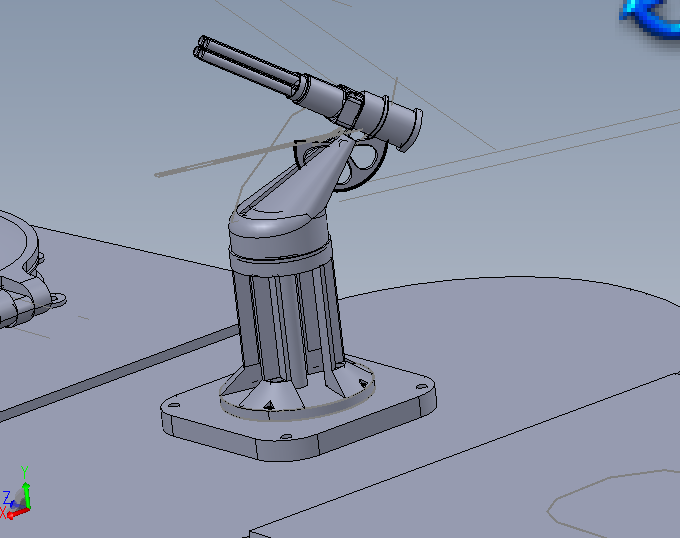
//> input picture turret.png, 680 x 538 px
$ ./SimpleImageTestIplImage   (built with g++ and OpenCV 4)
//> lines starting //> are read from the running program, lines starting //| are printed output that depends on the picture; after the words box and inside, x2 and y2 are one past the last pixel; in counts of white or black regions, pixels touching at a corner belong together

#include <cstdio>
#include <string>
#include <opencv/highgui.h>
#include <iostream>

using namespace cv;
using namespace std;


int main(int argc, char ** argv)
{

	IplImage * SignalImage = 0;
	IplImage * Circle = 0;
	IplImage * Rectangle = 0;
	//IplImage * Rectangle[10];
	int CalibCircleRadius = 40;
	// Load the image from file
	SignalImage = cvLoadImage("turret.png", CV_LOAD_IMAGE_UNCHANGED);
//> SignalImage is the input picture: 538 rows x 680 cols, CV_8UC3; mean B, G, R 168.8, 150.3, 142.1
	if(!SignalImage){
		cout << "failed to load Signal Image" << endl;
		return -1;
	}

	Circle = cvCloneImage(SignalImage);
	//Circle = cvCreateImage(cvSize(SignalImage->width, SignalImage->height), SignalImage->depth, SignalImage->nChannels);
	//Draw the Circle
	Circle = cvCloneImage(SignalImage);
	CvPoint imagecenter = {SignalImage->width/2, SignalImage->height/2};
//> imagecenter = Point(340, 269)
	CvScalar circlecolor = CV_RGB(255,155,122);
	cvCircle(Circle,imagecenter, CalibCircleRadius, circlecolor, 8, 0);
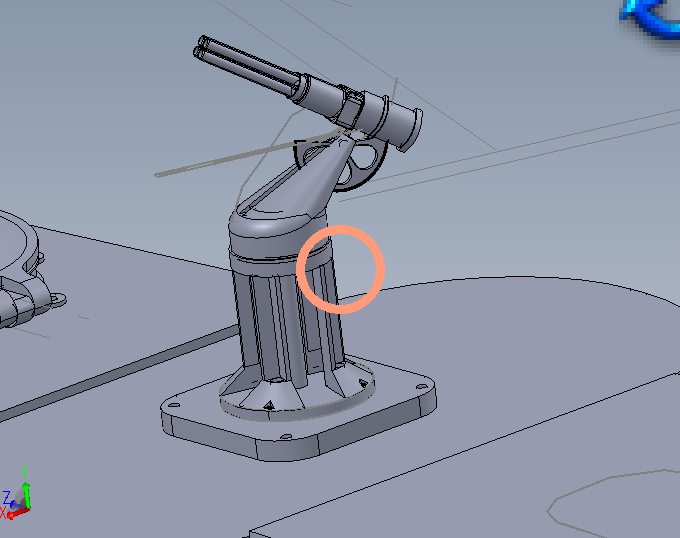
//> Circle: 538 rows x 680 cols, CV_8UC3; 0.61% of pixels changed, all inside (x1, y1, x2, y2) = (296, 225, 385, 314)
	//Save the Signal Image with Circle
	if(!cvSaveImage("SignalCircle.jpg", Circle)){
		cout << "Could not save Circle" << endl;
	} else cout << "Circle Saved Successfully" << endl;

	//Draw Calibration Rectangle
	Rectangle = cvCloneImage(SignalImage);
	CvPoint RectPt1 = {((SignalImage->width)/2 - CalibCircleRadius), ((SignalImage->height)/2 - CalibCircleRadius)};
//> RectPt1 = Point(300, 229)
	CvPoint RectPt2 = {((SignalImage->width)/2 + CalibCircleRadius), ((SignalImage->height)/2 + CalibCircleRadius)};
//> RectPt2 = Point(380, 309)
	cvRectangle(Rectangle, RectPt1, RectPt2, circlecolor, 1, 8, 0);
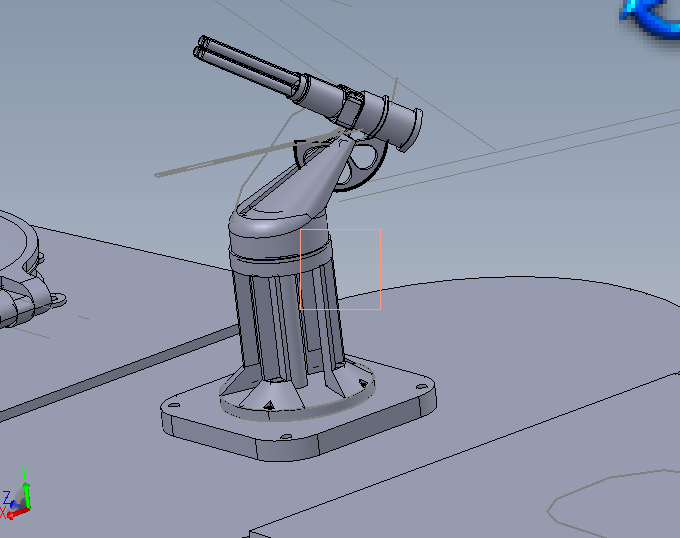
//> Rectangle: 538 rows x 680 cols, CV_8UC3; 0.09% of pixels changed, all inside (x1, y1, x2, y2) = (300, 229, 381, 310)
	//Save the Signal Image with Rectangle
	if(!cvSaveImage("SignalRectangle.jpg", Rectangle)){
		cout << "Could not save Rectangle" << endl;
	} else cout << "Rectangle Saved Successfully" << endl;

	//Set the Region of Interest using Rectangle
	IplImage *SignalImageCopy = cvCloneImage(SignalImage);
	IplImage *ROICropped = cvCreateImage(cvSize(CalibCircleRadius*2, CalibCircleRadius*2), SignalImage->depth, SignalImage->nChannels);
	cvSetImageROI(SignalImageCopy, cvRect(SignalImage->width/2 - CalibCircleRadius,SignalImage->height/2 - CalibCircleRadius,CalibCircleRadius*2, CalibCircleRadius*2));
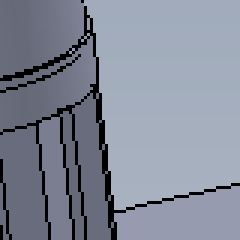
//> SignalImageCopy: 80 rows x 80 cols, CV_8UC3 (shown 3 times larger); mean B, G, R 152.2, 137.3, 130.7
	cvCopy(SignalImageCopy,ROICropped);
	//Save the Cropped ROI Image
	if(!cvSaveImage("ROICropped.jpg", ROICropped)){
		cout << "Could not save Rectangle" << endl;
	} else cout << "ROICropped Saved Successfully" << endl;

	//obtainHistogram();
		//handRect = detectHand(pVideoFrame);

		//show the display image
		//	cvShowImage("Video", pImgToChange);

		//exit loop when a finger region is detected
		//if(handRect) break;

		//	if( (char)27 == cvWaitKey(1)) exit(0);

		// Using signals obtained from calibratioin signal to pinpoint and plot position of thing in a grid
		// initiate tracking... use template matching or histogram comparison to search around a given area for the shape found in calibration signal

		// Terminate video capture and free capture resources
	   cvReleaseImage(&SignalImage);
	   cvReleaseImage(&Circle);
	   cvReleaseImage(&Rectangle);
	   cvReleaseImage(&SignalImageCopy);
	   cvReleaseImage(&ROICropped);
		return 0;
	}
